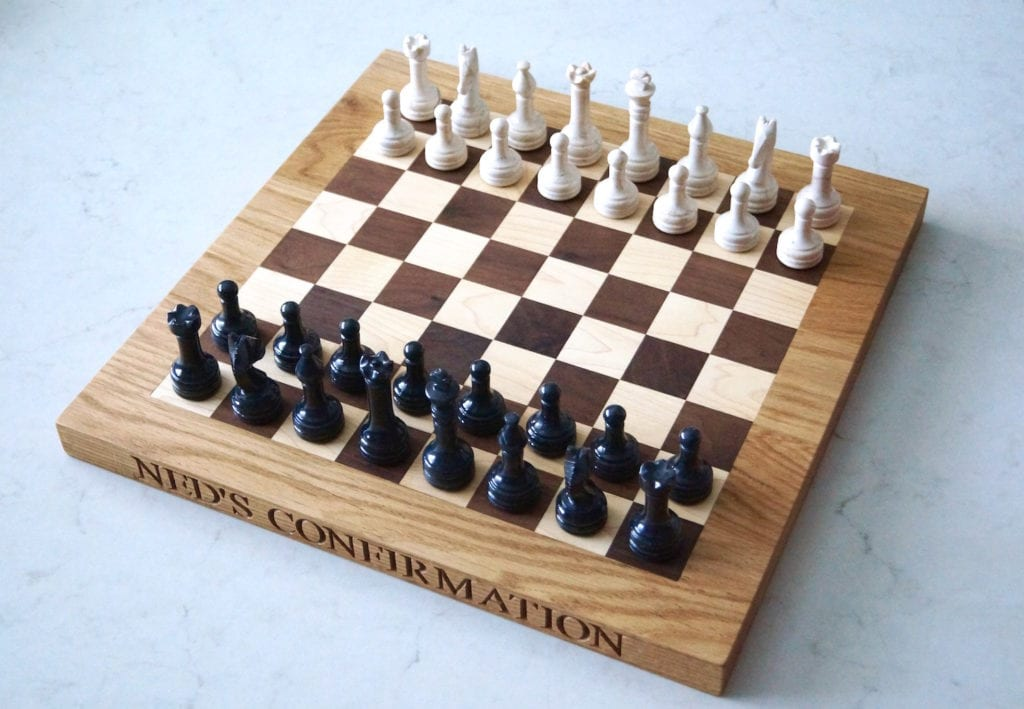
#> input picture Lab12_Homography/chessboard_perspective.jpg, 1024 x 709 px
$ python Homography_Skeleton.py
#> lines starting #> are read from the running program, lines starting #| are printed output that depends on the picture
import numpy as np
import cv2
import matplotlib.pyplot as plt

FIGURE_SIZE = (12, 9)
imgFolder = ''
imgName = 'chessboard_perspective.jpg'

img_persp = plt.imread(imgFolder + imgName)
#> img_persp is the input picture: shape (709, 1024, 3); mean R, G, B 174.2, 173.3, 174.8

# Coordinates are defined as [vertical, horizontal]
if imgName == "chessboard_perspective.jpg":
    Ps = np.array([[45, 385], [420, 55], [665, 723], [187, 928]])   # TODO: Additional Points go here
    points_u = np.array([[0, 0], [700, 0], [700, 700], [0, 700]])   # TODO: Coordinates of undistorted Points go here

def plot_points_on_image(img: np.ndarray, points: np.ndarray):
    plt.figure()
    plt.imshow(img)
    for point in points:
        plt.plot(point[1], point[0], 'o')
    plt.title("Image with Points at Specified Coordinates")
    plt.xlabel("Coordinate 1")
    plt.ylabel("Coordinate 0")
    plt.show()
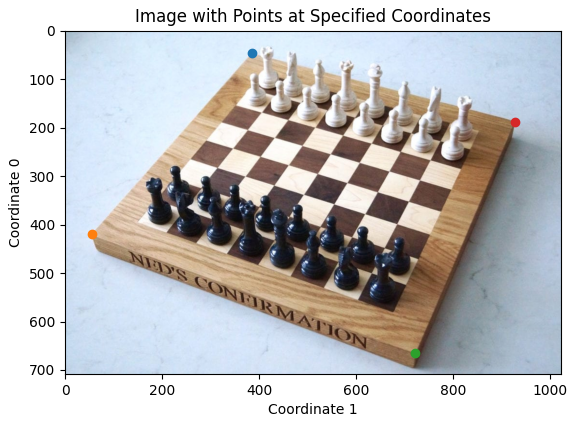
#> figure drawn by matplotlib, 1 panel

plot_points_on_image(img_persp, Ps)

# Create the matrix A
A = np.zeros((8, 8))
y = np.zeros((8,))

for i in range(len(Ps)):
    y_d, x_d = Ps[i]
    y_u, x_u = points_u[i]
    y[2 * i] = x_d
    y[2 * i + 1] = y_d
    A[2 * i, :] = [x_u, y_u, 1, 0, 0, 0, -x_u*x_d, -y_u*x_d]
    A[2 * i + 1, :] = [0, 0, 0, x_u, y_u, 1, -y_d*x_u, -y_d*y_u]

# Solve the system of linear equations
solution = np.linalg.solve(A,y)
H = np.array([[solution[0], solution[1], solution[2]],
              [solution[3], solution[4], solution[5]],
              [solution[6], solution[7], 1]])

H = np.linalg.inv(H)
# Undistort the image
undistorted_img = cv2.warpPerspective(img_persp, H, (img_persp.shape[0], img_persp.shape[0]))
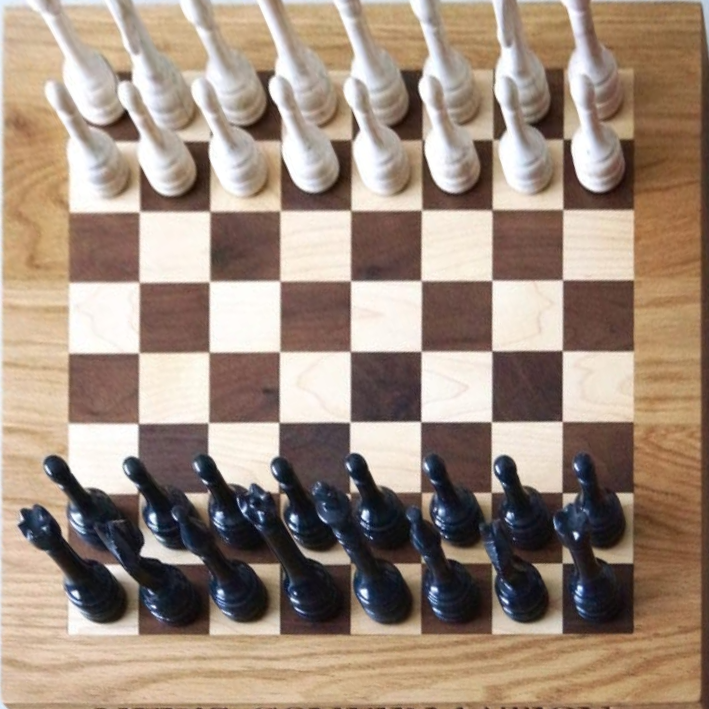
#> undistorted_img: shape (709, 709, 3); mean R, G, B 158.3, 139.5, 124.7

# Display the undistorted image using cv2.imshow
cv2.imshow("Undistorted Image", undistorted_img)
cv2.waitKey(0)
cv2.destroyAllWindows()

$ run again, with Lab12_Homography/HausPerspektivisch.png saved as Lab12_Homography/chessboard_perspective.jpg
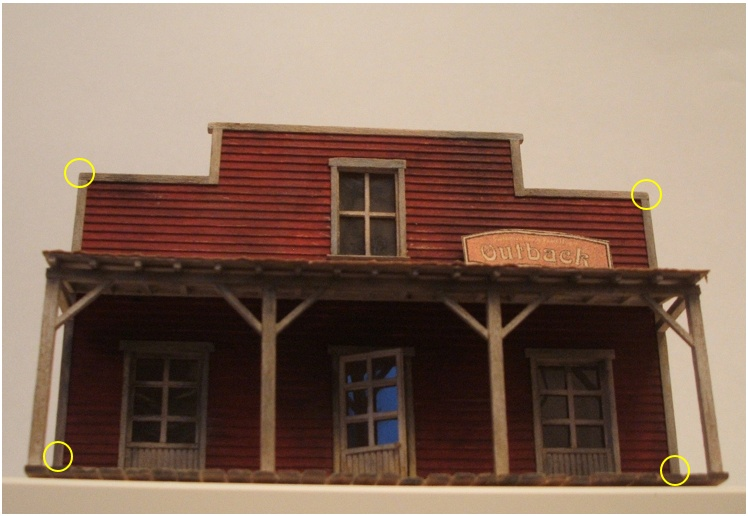
#> input picture Lab12_Homography/HausPerspektivisch.png, 748 x 516 px
#> img_persp is the input picture: shape (516, 748, 3); mean R, G, B 137.1, 112.7, 97.4
#> in plot_points_on_image, `plt.show()`:
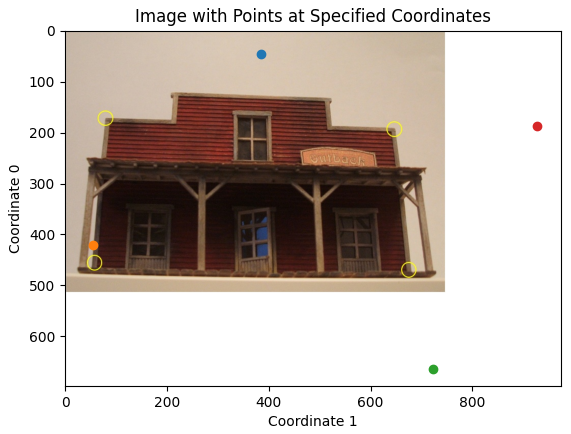
#> figure drawn by matplotlib, 1 panel
#> `undistorted_img = cv2.warpPerspective(img_persp, H, (img_persp.shape[0..`:
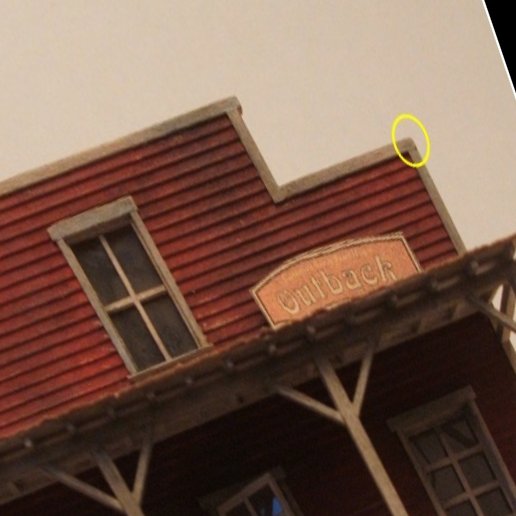
#> undistorted_img: shape (516, 516, 3); mean R, G, B 120.4, 91.6, 77
